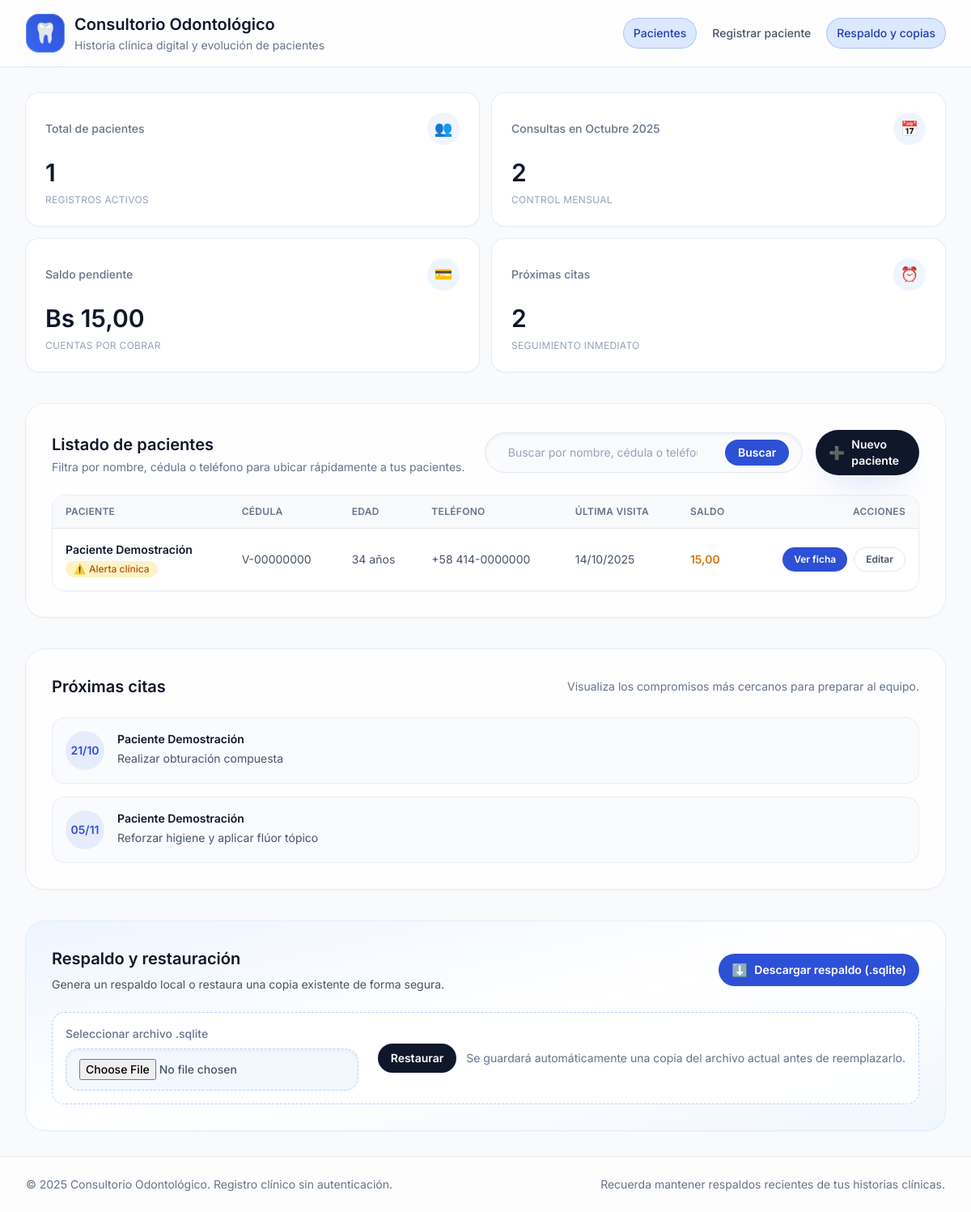
The page / on the database its author committed.
### tables this page shows
CREATE TABLE patients (
            id INTEGER PRIMARY KEY AUTOINCREMENT,
            full_name TEXT NOT NULL,
            document_id TEXT,
            birth_date TEXT,
            age INTEGER,
            gender TEXT,
            address TEXT,
            email TEXT,
            phone_primary TEXT,
            phone_secondary TEXT,
            representative_name TEXT,
            representative_phone TEXT,
            emergency_contact TEXT,
            notes TEXT,
            created_at TEXT NOT NULL DEFAULT CURRENT_TIMESTAMP,
            updated_at TEXT NOT NULL DEFAULT CURRENT_TIMESTAMP
        , representative_document TEXT);

CREATE TABLE visits (
            id INTEGER PRIMARY KEY AUTOINCREMENT,
            patient_id INTEGER NOT NULL,
            visit_date TEXT NOT NULL,
            subjective_notes TEXT,
            objective_notes TEXT,
            assessment TEXT,
            plan TEXT,
            vitals_bp TEXT,
            vitals_hr TEXT,
            vitals_temp TEXT,
            vitals_oxygen TEXT,
            next_appointment TEXT,
            created_at TEXT NOT NULL DEFAULT CURRENT_TIMESTAMP,
            FOREIGN KEY(patient_id) REFERENCES patients(id) ON DELETE CASCADE
        );

### index.php (the view, shortened to what this page needs)
<?php
$monthNames = [
    1 => 'enero', 2 => 'febrero', 3 => 'marzo', 4 => 'abril',
    5 => 'mayo', 6 => 'junio', 7 => 'julio', 8 => 'agosto',
    9 => 'septiembre', 10 => 'octubre', 11 => 'noviembre', 12 => 'diciembre'
];
$currentMonthLabel = $monthNames[(int) date('n')] ?? date('m');
$pdo = db();
$search = trim($_GET['search'] ?? '');
$searchSql = '';
$params = [];
$patientStmt = $pdo->prepare(
    "SELECT p.*,
        (
            SELECT MAX(visit_date)
            FROM visits v
            WHERE v.patient_id = p.id
        ) AS last_visit,
        (
            SELECT SUM(fee - payment)
            FROM treatment_activities ta
            WHERE ta.patient_id = p.id
        ) AS pending_balance
     FROM patients p
     $searchSql
     ORDER BY p.updated_at DESC, p.full_name ASC"
);
$patientStmt->execute($params);
$patients = $patientStmt->fetchAll(PDO::FETCH_ASSOC);
$totalPatients = (int) $pdo->query('SELECT COUNT(*) FROM patients')->fetchColumn();
$totalVisitsThisMonth = (int) $pdo->query(
    "SELECT COUNT(*) FROM visits WHERE strftime('%Y-%m', visit_date) = strftime('%Y-%m', 'now', 'localtime')"
)->fetchColumn();
$pendingBalance = (float) $pdo->query(
    'SELECT COALESCE(SUM(fee - payment), 0) FROM treatment_activities'
)->fetchColumn();
$upcomingStmt = $pdo->prepare(
    "SELECT v.*, p.full_name
     FROM visits v
     JOIN patients p ON p.id = v.patient_id
     WHERE v.next_appointment IS NOT NULL
       AND date(v.next_appointment) >= date('now', 'localtime')
     ORDER BY v.next_appointment ASC
     LIMIT 5"
);
$upcomingStmt->execute();
$upcomingAppointments = $upcomingStmt->fetchAll(PDO::FETCH_ASSOC);
require __DIR__ . '/templates/header.php';
?>
<section class="grid gap-4 sm:grid-cols-2 xl:grid-cols-4">
    <article class="group rounded-2xl bg-white p-6 shadow-sm shadow-slate-200/70 ring-1 ring-slate-200/70 transition duration-200 hover:-translate-y-1 hover:shadow-lg">
        <div class="flex items-center justify-between">
            <p class="text-sm font-medium text-slate-500">Total de pacientes</p>
            <span class="inline-flex h-10 w-10 items-center justify-center rounded-full bg-brand-50 text-lg">👥</span>
        </div>
        <p class="mt-4 text-3xl font-semibold text-slate-900"><?= number_format($totalPatients) ?></p>
        <p class="mt-2 text-xs uppercase tracking-wide text-slate-400">Registros activos</p>
    </article>
    <article class="group rounded-2xl bg-white p-6 shadow-sm shadow-slate-200/70 ring-1 ring-slate-200/70 transition duration-200 hover:-translate-y-1 hover:shadow-lg">
        <div class="flex items-center justify-between">
            <p class="text-sm font-medium text-slate-500">Consultas en <?= htmlspecialchars(ucfirst($currentMonthLabel) . ' ' . date('Y')) ?></p>
            <span class="inline-flex h-10 w-10 items-center justify-center rounded-full bg-brand-50 text-lg">📅</span>
        </div>
        <p class="mt-4 text-3xl font-semibold text-slate-900"><?= number_format($totalVisitsThisMonth) ?></p>
        <p class="mt-2 text-xs uppercase tracking-wide text-slate-400">Control mensual</p>
    </article>
    <article class="group rounded-2xl bg-white p-6 shadow-sm shadow-slate-200/70 ring-1 ring-slate-200/70 transition duration-200 hover:-translate-y-1 hover:shadow-lg">
        <div class="flex items-center justify-between">
            <p class="text-sm font-medium text-slate-500">Saldo pendiente</p>
            <span class="inline-flex h-10 w-10 items-center justify-center rounded-full bg-brand-50 text-lg">💳</span>
        </div>
        <p class="mt-4 text-3xl font-semibold text-slate-900">Bs <?= number_format($pendingBalance, 2, ',', '.') ?></p>
        <p class="mt-2 text-xs uppercase tracking-wide text-slate-400">Cuentas por cobrar</p>
    </article>
    <article class="group rounded-2xl bg-white p-6 shadow-sm shadow-slate-200/70 ring-1 ring-slate-200/70 transition duration-200 hover:-translate-y-1 hover:shadow-lg">
        <div class="flex items-center justify-between">
            <p class="text-sm font-medium text-slate-500">Próximas citas</p>
            <span class="inline-flex h-10 w-10 items-center justify-center rounded-full bg-brand-50 text-lg">⏰</span>
        </div>
        <p class="mt-4 text-3xl font-semibold text-slate-900"><?= count($upcomingAppointments) ?></p>
        <p class="mt-2 text-xs uppercase tracking-wide text-slate-400">Seguimiento inmediato</p>
    </article>
</section>
<section class="rounded-3xl bg-white/90 p-6 shadow-sm shadow-slate-200/60 ring-1 ring-slate-200/70 sm:p-8">
    <div class="flex flex-col gap-4 sm:flex-row sm:items-end sm:justify-between">
        <div>
            <h2 class="text-xl font-semibold text-slate-900">Listado de pacientes</h2>
            <p class="mt-1 text-sm text-slate-500">Filtra por nombre, cédula o teléfono para ubicar rápidamente a tus pacientes.</p>
        </div>
        <div class="flex flex-col gap-3 sm:flex-row sm:items-center sm:gap-4">
            <form method="get" class="flex w-full max-w-md items-center gap-2 rounded-full border border-slate-200 bg-slate-50/60 px-4 py-1.5 text-sm shadow-inner focus-within:border-brand-300 focus-within:bg-white sm:py-2">
                <input id="search" type="search" name="search" placeholder="Buscar por nombre, cédula o teléfono" value="<?= htmlspecialchars($search) ?>" class="flex-1 border-0 bg-transparent py-1 text-sm text-slate-700 placeholder:text-slate-400 focus:ring-0" />
                <button type="submit" class="inline-flex items-center rounded-full bg-brand-600 px-4 py-1.5 text-sm font-semibold text-white shadow-soft transition hover:bg-brand-500 focus-visible:outline focus-visible:outline-2 focus-visible:outline-offset-2 focus-visible:outline-brand-500">
                    Buscar
                </button>
            </form>
            <a class="inline-flex items-center justify-center gap-2 rounded-full bg-slate-900 px-4 py-2 text-sm font-semibold text-white shadow-soft transition hover:-translate-y-0.5 hover:bg-slate-800 focus-visible:outline focus-visible:outline-2 focus-visible:outline-offset-2 focus-visible:outline-slate-900" href="patient_form.php">
                <span class="text-base">➕</span>
                Nuevo paciente
            </a>
        </div>
    </div>
    <?php if (empty($patients)): ?>
        <p class="mt-6 rounded-2xl border border-dashed border-slate-300 bg-slate-50 px-6 py-10 text-center text-sm text-slate-500">
            No hay pacientes registrados todavía.
        </p>
    <?php else: ?>
        <div class="mt-6 overflow-hidden rounded-2xl border border-slate-200/70 shadow-sm">
            <table class="min-w-full divide-y divide-slate-200 text-sm">
                <thead class="bg-slate-50 text-xs uppercase tracking-wide text-slate-500">
                    <tr>
                        <th scope="col" class="px-4 py-3 text-left font-semibold">Paciente</th>
                        <th scope="col" class="px-4 py-3 text-left font-semibold">Cédula</th>
                        <th scope="col" class="px-4 py-3 text-left font-semibold">Edad</th>
                        <th scope="col" class="px-4 py-3 text-left font-semibold">Teléfono</th>
                        <th scope="col" class="px-4 py-3 text-left font-semibold">Última visita</th>
                        <th scope="col" class="px-4 py-3 text-left font-semibold">Saldo</th>
                        <th scope="col" class="px-4 py-3 text-right font-semibold">Acciones</th>
                    </tr>
                </thead>
                <tbody class="divide-y divide-slate-100 bg-white">
                    <?php foreach ($patients as $patient): ?>
                        <?php $balance = (float) ($patient['pending_balance'] ?? 0); ?>
                        <tr class="transition hover:bg-slate-50/80">
                            <td class="px-4 py-4">
                                <p class="font-semibold text-slate-900"><?= htmlspecialchars($patient['full_name']) ?></p>
                                <?php if (!empty($patient['notes'])): ?>
                                    <span class="mt-1 inline-flex items-center gap-1 rounded-full bg-amber-100 px-2.5 py-0.5 text-xs font-medium text-amber-700">
                                        <span aria-hidden="true">⚠️</span>
                                        Alerta clínica
                                    </span>
                                <?php endif; ?>
                            </td>
                            <td class="px-4 py-4 text-sm text-slate-600">
                                <?= htmlspecialchars($patient['document_id'] ?? '—') ?>
                            </td>
                            <td class="px-4 py-4 text-sm text-slate-600">
                                <?= $patient['age'] ? (int) $patient['age'] . ' años' : '—' ?>
                            </td>
                            <td class="px-4 py-4 text-sm text-slate-600">
                                <?= htmlspecialchars($patient['phone_primary'] ?? '—') ?>
                            </td>
                            <td class="px-4 py-4 text-sm text-slate-600">
                                <?= $patient['last_visit'] ? date('d/m/Y', strtotime($patient['last_visit'])) : '—' ?>
                            </td>
                            <td class="px-4 py-4 text-sm font-semibold <?= $balance > 0 ? 'text-amber-600' : 'text-slate-700' ?>">
                                <?= number_format($balance, 2, ',', '.') ?>
                            </td>
                            <td class="px-4 py-4 text-right">
                                <div class="flex flex-wrap justify-end gap-2">
                                    <a href="patient.php?id=<?= (int) $patient['id'] ?>" class="inline-flex items-center rounded-full bg-brand-600 px-3.5 py-1.5 text-xs font-semibold text-white shadow-soft transition hover:bg-brand-500 focus-visible:outline focus-visible:outline-2 focus-visible:outline-offset-2 focus-visible:outline-brand-500">
                                        Ver ficha
                                    </a>
                                    <a href="patient_form.php?id=<?= (int) $patient['id'] ?>" class="inline-flex items-center rounded-full border border-slate-200 px-3.5 py-1.5 text-xs font-semibold text-slate-600 transition hover:border-brand-200 hover:text-brand-600 focus-visible:outline focus-visible:outline-2 focus-visible:outline-offset-2 focus-visible:outline-brand-500">
                                        Editar
                                    </a>
                                </div>
                            </td>
                        </tr>
                    <?php endforeach; ?>
                </tbody>
            </table>
        </div>
    <?php endif; ?>
</section>
<section class="rounded-3xl bg-white/90 p-6 shadow-sm shadow-slate-200/60 ring-1 ring-slate-200/70 sm:p-8" id="citas">
    <div class="flex flex-col gap-2 sm:flex-row sm:items-center sm:justify-between">
        <h2 class="text-xl font-semibold text-slate-900">Próximas citas</h2>
        <p class="text-sm text-slate-500">Visualiza los compromisos más cercanos para preparar al equipo.</p>
    </div>
    <?php if (!$upcomingAppointments): ?>
        <p class="mt-6 rounded-2xl border border-dashed border-slate-300 bg-slate-50 px-6 py-10 text-center text-sm text-slate-500">
            No hay citas programadas.
        </p>
    <?php else: ?>
        <ul class="mt-6 space-y-4">
            <?php foreach ($upcomingAppointments as $appointment): ?>
                <?php $appointmentTs = strtotime($appointment['next_appointment']); ?>
                <li class="flex items-start gap-4 rounded-2xl border border-slate-200/70 bg-slate-50/70 p-4">
                    <span class="inline-flex h-12 w-12 flex-none items-center justify-center rounded-full bg-brand-500/10 text-sm font-semibold text-brand-600">
                        <?= date('d/m', $appointmentTs) ?>
                    </span>
                    <div class="space-y-1">
                        <p class="text-sm font-semibold text-slate-900"><?= htmlspecialchars($appointment['full_name']) ?></p>
                        <?php if (!empty($appointment['plan'])): ?>
                            <p class="text-sm text-slate-600"><?= nl2br(htmlspecialchars($appointment['plan'])) ?></p>
                        <?php endif; ?>
                    </div>
                </li>
            <?php endforeach; ?>
        </ul>
    <?php endif; ?>
</section>
<section class="rounded-3xl bg-gradient-to-br from-brand-50 via-white to-brand-50/70 p-6 shadow-sm shadow-brand-100/60 ring-1 ring-brand-100/70 sm:p-8" id="respaldo">
    <div class="flex flex-col gap-4 md:flex-row md:items-center md:justify-between">
        <div class="space-y-2">
            <h2 class="text-xl font-semibold text-slate-900">Respaldo y restauración</h2>
            <p class="text-sm text-slate-600">Genera un respaldo local o restaura una copia existente de forma segura.</p>
        </div>
        <a class="inline-flex items-center justify-center gap-2 rounded-full bg-brand-600 px-4 py-2 text-sm font-semibold text-white shadow-soft transition hover:-translate-y-0.5 hover:bg-brand-500 focus-visible:outline focus-visible:outline-2 focus-visible:outline-offset-2 focus-visible:outline-brand-500" href="backup.php">
            <span class="text-base">⬇️</span>
            Descargar respaldo (.sqlite)
        </a>
    </div>
    <form method="post" enctype="multipart/form-data" class="mt-6 grid gap-4 rounded-2xl border border-dashed border-brand-200 bg-white/90 p-4 sm:grid-cols-[minmax(0,1fr)_auto] sm:items-center sm:gap-6">
        <label class="text-sm font-medium text-slate-600">
            <span class="mb-2 block text-slate-500">Seleccionar archivo .sqlite</span>
            <input type="file" name="backup_file" accept=".sqlite,.db,.sqlite3" required class="block w-full cursor-pointer rounded-2xl border border-dashed border-brand-200 bg-brand-50/70 px-4 py-3 text-sm text-slate-600 shadow-inner focus:border-brand-400 focus:ring-brand-400">
        </label>
        <div class="flex flex-col gap-3 sm:flex-row sm:items-center sm:justify-end">
            <button type="submit" class="inline-flex items-center justify-center gap-2 rounded-full bg-slate-900 px-4 py-2 text-sm font-semibold text-white shadow-soft transition hover:bg-slate-800 focus-visible:outline focus-visible:outline-2 focus-visible:outline-offset-2 focus-visible:outline-slate-900">
                Restaurar
            </button>
            <p class="text-sm text-slate-500 sm:text-right">Se guardará automáticamente una copia del archivo actual antes de reemplazarlo.</p>
        </div>
    </form>
</section>
<?php require __DIR__ . '/templates/footer.php'; ?>

### assets/css/style.css (style rules this page uses)
:root { color-scheme: light; --odontogram-blue: #2563eb; --odontogram-red: #dc2626; --odontogram-surface-bg: rgba(241, 245, 249, 0.9); --odontogram-surface-border: rgba(148, 163, 184, 0.55); }

### rows shown on the page
patients: full_name "Paciente Demostración", shows "Alerta clínica", document "V-00000000", age "34", phone_primary "+58 414-0000000", last_visit "14/10/2025", balance "15,00"
visits: next_appointment "21/10", patient.full_name "Paciente Demostración", plan "Realizar obturación compuesta"
visits: next_appointment "05/11", patient.full_name "Paciente Demostración", plan "Reforzar higiene y aplicar flúor tópico"

### other values the page prints
$link['label'] "Pacientes"
$link['label'] "Registrar paciente"
$link['label'] "Respaldo y copias"
$totalPatients "1"
$totalVisitsThisMonth "2"
$pendingBalance "15,00"
count($upcomingAppointments) "2"
